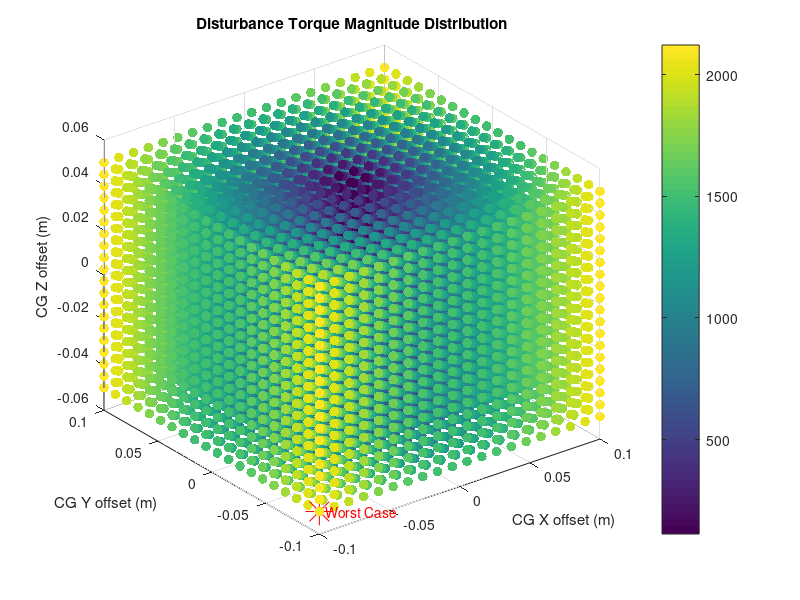
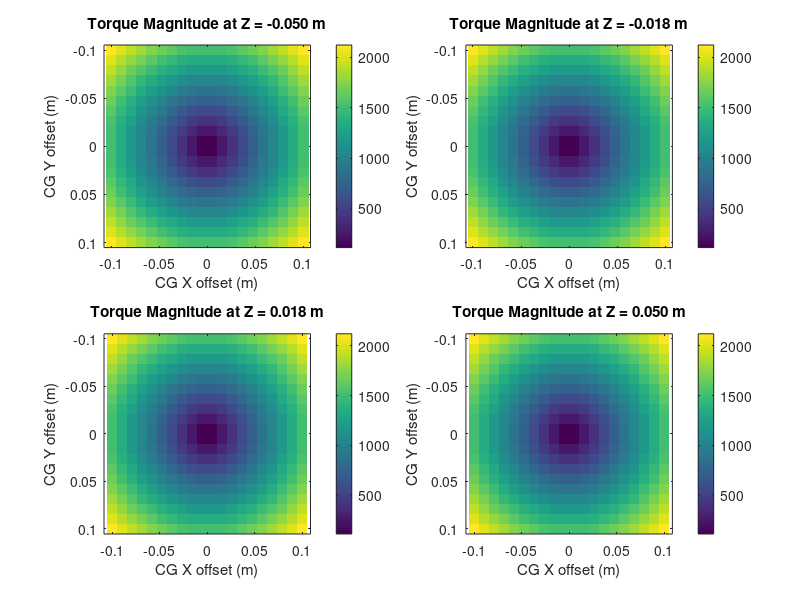
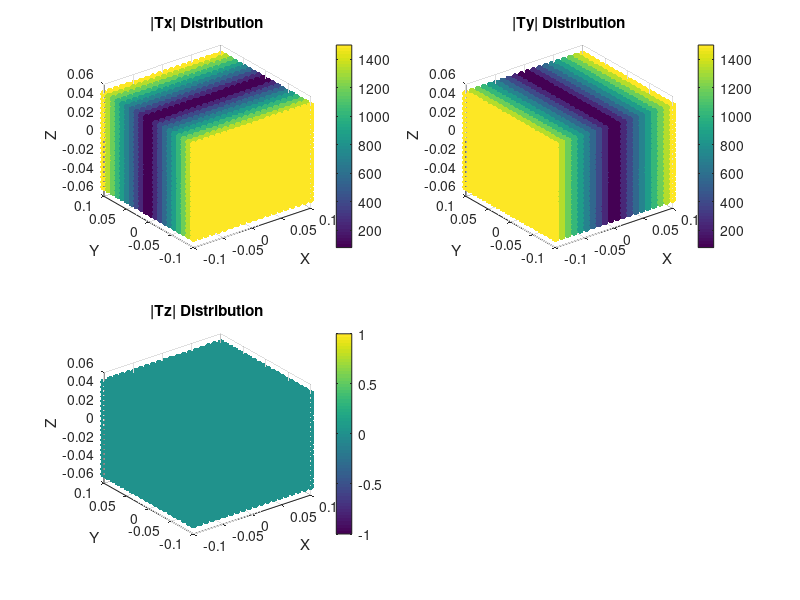

The MATLAB source for these figures, in order: (Note: this script raises an error after producing the figures.)
%% Spacecraft CG Disturbance Torque Analysis
% This script analyzes worst-case disturbance torques caused by main engines
% due to CG offset from nominal thrust vectors

clear; clc; close all;

%% Define System Parameters
% Engine Configuration (example values - replace with your actual data)
n_engines = 3;

% Engine positions relative to spacecraft geometric center [x, y, z] in meters
% Example: 3 engines arranged in triangular pattern
engine_positions = [
    1.5, 0, -2.0;      % Engine 1
    -0.75, 1.3, -2.0;  % Engine 2
    -0.75, -1.3, -2.0  % Engine 3
];

% Engine thrust vectors (unit vectors pointing in thrust direction)
% Assuming all engines thrust in +Z direction (adjust as needed)
engine_thrust_vectors = [
    0, 0, 1;  % Engine 1
    0, 0, 1;  % Engine 2
    0, 0, 1   % Engine 3
];

% Nominal thrust magnitude for each engine (N)
engine_thrust_nominal = [5000; 5000; 5000];  % Equal thrust example

% CG bounds relative to geometric center (meters)
cg_bounds = struct();
cg_bounds.x_min = -0.1;  % Min X offset
cg_bounds.x_max = 0.1;   % Max X offset
cg_bounds.y_min = -0.1;  % Min Y offset
cg_bounds.y_max = 0.1;   % Max Y offset
cg_bounds.z_min = -0.05; % Min Z offset
cg_bounds.z_max = 0.05;  % Max Z offset

% Grid resolution for CG search
n_points_per_axis = 20;  % Increase for finer resolution

%% Create CG Grid
x_cg = linspace(cg_bounds.x_min, cg_bounds.x_max, n_points_per_axis);
y_cg = linspace(cg_bounds.y_min, cg_bounds.y_max, n_points_per_axis);
z_cg = linspace(cg_bounds.z_min, cg_bounds.z_max, n_points_per_axis);

[X_cg, Y_cg, Z_cg] = meshgrid(x_cg, y_cg, z_cg);

% Flatten for easier iteration
cg_positions = [X_cg(:), Y_cg(:), Z_cg(:)];
n_cg_positions = size(cg_positions, 1);

%% Initialize Results Storage
torque_magnitudes = zeros(n_cg_positions, 1);
torque_vectors = zeros(n_cg_positions, 3);

%% Calculate Disturbance Torques for Each CG Position
fprintf('Analyzing %d CG positions...\n', n_cg_positions);

for i = 1:n_cg_positions
    % Current CG position
    cg_current = cg_positions(i, :);
    
    % Calculate total torque for this CG position
    total_torque = [0; 0; 0];
    
    for j = 1:n_engines
        % Moment arm from CG to engine
        r_cg_to_engine = engine_positions(j, :)' - cg_current';
        
        % Thrust force vector
        F_thrust = engine_thrust_nominal(j) * engine_thrust_vectors(j, :)';
        
        % Torque = r × F
        torque_j = cross(r_cg_to_engine, F_thrust);
        total_torque = total_torque + torque_j;
    end
    
    % Store results
    torque_vectors(i, :) = total_torque';
    torque_magnitudes(i) = norm(total_torque);
end

%% Find Worst Case Scenarios
[max_torque_mag, max_idx] = max(torque_magnitudes);
worst_cg = cg_positions(max_idx, :);
worst_torque_vector = torque_vectors(max_idx, :);

% Also find worst case for each axis
[max_torque_x, idx_x] = max(abs(torque_vectors(:, 1)));
[max_torque_y, idx_y] = max(abs(torque_vectors(:, 2)));
[max_torque_z, idx_z] = max(abs(torque_vectors(:, 3)));

%% Display Results
fprintf('\n========== WORST CASE ANALYSIS RESULTS ==========\n');
fprintf('Maximum Total Torque Magnitude: %.2f N-m\n', max_torque_mag);
fprintf('Worst Case CG Position: [%.4f, %.4f, %.4f] m\n', worst_cg);
fprintf('Worst Case Torque Vector: [%.2f, %.2f, %.2f] N-m\n', worst_torque_vector);
fprintf('\nWorst Case Per Axis:\n');
fprintf('  Max |Tx|: %.2f N-m at CG = [%.4f, %.4f, %.4f] m\n', ...
    max_torque_x, cg_positions(idx_x, :));
fprintf('  Max |Ty|: %.2f N-m at CG = [%.4f, %.4f, %.4f] m\n', ...
    max_torque_y, cg_positions(idx_y, :));
fprintf('  Max |Tz|: %.2f N-m at CG = [%.4f, %.4f, %.4f] m\n', ...
    max_torque_z, cg_positions(idx_z, :));

%% Visualization
% 1. 3D scatter plot of torque magnitude vs CG position
figure('Name', 'Torque Magnitude vs CG Position');
scatter3(cg_positions(:,1), cg_positions(:,2), cg_positions(:,3), ...
    50, torque_magnitudes, 'filled');
colorbar;
xlabel('CG X offset (m)');
ylabel('CG Y offset (m)');
zlabel('CG Z offset (m)');
title('Disturbance Torque Magnitude Distribution');
hold on;
% Mark worst case
plot3(worst_cg(1), worst_cg(2), worst_cg(3), 'r*', 'MarkerSize', 20);
text(worst_cg(1), worst_cg(2), worst_cg(3), '  Worst Case', 'Color', 'red');
grid on;

% 2. Slice plots at different Z levels
figure('Name', 'Torque Magnitude Slices');
z_slice_indices = round(linspace(1, n_points_per_axis, 4));
for i = 1:4
    subplot(2,2,i);
    z_idx = z_slice_indices(i);
    torque_slice = reshape(torque_magnitudes, [n_points_per_axis, n_points_per_axis, n_points_per_axis]);
    imagesc(x_cg, y_cg, torque_slice(:,:,z_idx)');
    colorbar;
    xlabel('CG X offset (m)');
    ylabel('CG Y offset (m)');
    title(sprintf('Torque Magnitude at Z = %.3f m', z_cg(z_idx)));
    axis equal tight;
end

% 3. Torque components visualization
figure('Name', 'Torque Components');
subplot(2,2,1);
scatter3(cg_positions(:,1), cg_positions(:,2), cg_positions(:,3), ...
    30, abs(torque_vectors(:,1)), 'filled');
colorbar;
title('|Tx| Distribution');
xlabel('X'); ylabel('Y'); zlabel('Z');

subplot(2,2,2);
scatter3(cg_positions(:,1), cg_positions(:,2), cg_positions(:,3), ...
    30, abs(torque_vectors(:,2)), 'filled');
colorbar;
title('|Ty| Distribution');
xlabel('X'); ylabel('Y'); zlabel('Z');

subplot(2,2,3);
scatter3(cg_positions(:,1), cg_positions(:,2), cg_positions(:,3), ...
    30, abs(torque_vectors(:,3)), 'filled');
colorbar;
title('|Tz| Distribution');
xlabel('X'); ylabel('Y'); zlabel('Z');

%% Monte Carlo Analysis (Optional)
% Run Monte Carlo simulation for more thorough analysis
fprintf('\n\nRunning Monte Carlo analysis...\n');
n_monte_carlo = 10000;
mc_cg_positions = zeros(n_monte_carlo, 3);
mc_torques = zeros(n_monte_carlo, 3);

for i = 1:n_monte_carlo
    % Random CG within bounds
    mc_cg = [
        cg_bounds.x_min + (cg_bounds.x_max - cg_bounds.x_min) * rand();
        cg_bounds.y_min + (cg_bounds.y_max - cg_bounds.y_min) * rand();
        cg_bounds.z_min + (cg_bounds.z_max - cg_bounds.z_min) * rand()
    ];
    
    % Calculate torque
    total_torque = [0; 0; 0];
    for j = 1:n_engines
        r_cg_to_engine = engine_positions(j, :)' - mc_cg;
        F_thrust = engine_thrust_nominal(j) * engine_thrust_vectors(j, :)';
        total_torque = total_torque + cross(r_cg_to_engine, F_thrust);
    end
    
    mc_cg_positions(i, :) = mc_cg';
    mc_torques(i, :) = total_torque';
end

mc_torque_mags = vecnorm(mc_torques, 2, 2);
[mc_max_torque, mc_max_idx] = max(mc_torque_mags);

fprintf('Monte Carlo Results:\n');
fprintf('  Max torque: %.2f N-m\n', mc_max_torque);
fprintf('  At CG: [%.4f, %.4f, %.4f] m\n', mc_cg_positions(mc_max_idx, :));
fprintf('  Mean torque magnitude: %.2f N-m\n', mean(mc_torque_mags));
fprintf('  Std deviation: %.2f N-m\n', std(mc_torque_mags));

% Histogram of torque magnitudes
figure('Name', 'Monte Carlo Torque Distribution');
histogram(mc_torque_mags, 50);
xlabel('Torque Magnitude (N-m)');
ylabel('Frequency');
title('Distribution of Disturbance Torque Magnitudes');
grid on;

%% Export Results
% Save worst case scenarios to file
results = struct();
results.worst_case_cg = worst_cg;
results.worst_case_torque = worst_torque_vector;
results.worst_case_magnitude = max_torque_mag;
results.all_cg_positions = cg_positions;
results.all_torques = torque_vectors;
results.all_magnitudes = torque_magnitudes;
results.engine_config = struct('positions', engine_positions, ...
    'thrust_vectors', engine_thrust_vectors, ...
    'thrust_nominal', engine_thrust_nominal);

save('cg_torque_analysis_results.mat', 'results');
fprintf('\nResults saved to cg_torque_analysis_results.mat\n');
